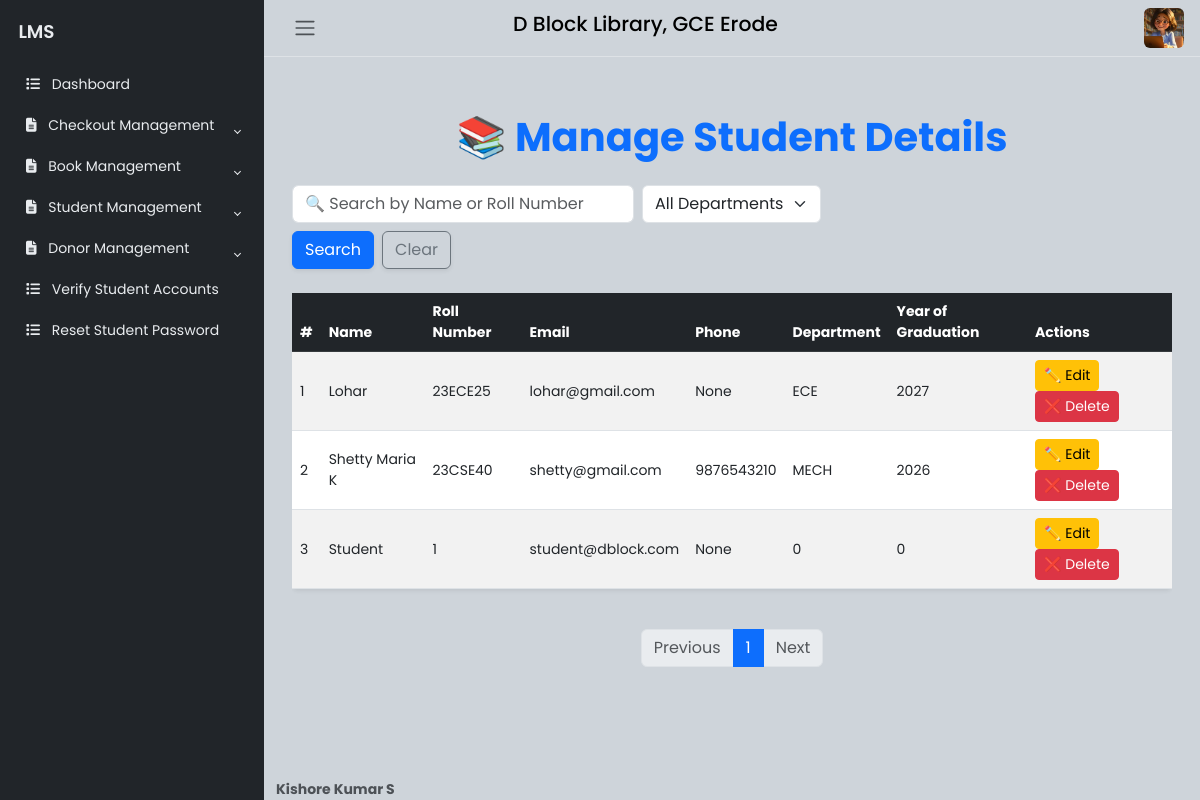
The page /lib/editstudentsdetails (signed in) on the database its author committed.
### website/models.py (models this page shows, shortened)
class User(db.Model, UserMixin):
    __tablename__ = 'user'
    id = Column(Integer, primary_key=True)
    email = Column(String(150), unique=True, nullable=False)
    role = Column(String(50), nullable=False)
    password = Column(String(150), nullable=False)
    name = Column(String(150), nullable=False)
    roll_number = Column(Integer, unique=True, nullable=True)
    phone_number = Column(String(20), nullable=True)
    department = Column(String(150), nullable=True)
    year_of_graduation = Column(Integer, nullable=True)
    is_verified = Column(Boolean, default=False)
    created_at = Column(DateTime, default=lambda: datetime.now(timezone.utc), nullable=True)
    verified_at = Column(DateTime, nullable=True)
    rejected_at = Column(DateTime, nullable=True)
    deleted = Column(Boolean, default=False)
    profile_picture_url = Column(String(255), nullable=True)
    books = relationship('Book', back_populates='student')
    borrowed_books = relationship('BorrowedBook', back_populates='student')

### website/lib.py (the view, shortened to what this page needs)
@lib.route('/editstudentsdetails', methods=['GET', 'POST'])
@login_required
def EditStudentsDetails():
    try:
        page = request.args.get('page', 1, type=int)
        per_page = 10
        search_query = request.args.get('search', '').strip()
        dept_filter = request.args.get('dept', '')
        query = User.query.filter_by(role='Student')
        if search_query:
            query = query.filter(
                User.name.ilike(f"%{search_query}%") |
                User.roll_number.ilike(f"%{search_query}%")
            )
            print(f"🟢 [DEBUG] Search Query: {search_query}")
        if dept_filter:
            query = query.filter(User.department == dept_filter)
            print(f"🟢 [DEBUG] Department Filter: {dept_filter}")
        query = query.order_by(User.name.asc())
        students = query.paginate(page=page, per_page=per_page)
        print(f"🟢 [DEBUG] Total Students Found: {students.total}")
        return render_template(
            'EditStudents.html',
            students=students.items,
            pagination=students,  # The correct pagination object
            search_query=search_query,
            dept_filter=dept_filter
        )
    except Exception as e:
        flash(f"🚨 Error: {str(e)}", "error")
        print(f"🔴 [ERROR] {str(e)}")
        return redirect(url_for('lib.EditStudentsDetails'))

### website/templates/EditStudents.html (shortened to what this page needs)
{% extends "LibrarianHome.html" %}
{% block libcontent %}
<div class="container my-5" id="editStudentsContent">
    <h2 class="text-center mb-4 display-6 fw-bold text-primary">📚 Manage Student Details</h2>
    <div class="row mb-4 justify-content-between align-items-center">
        <div class="col-lg-8">
            <form method="GET" class="row row-cols-lg-auto g-2 align-items-center">
                <div class="col">
                    <input type="text" class="form-control" name="search" placeholder="🔍 Search by Name or Roll Number" value="{{ search_query }}">
                </div>
                <div class="col">
                    <select class="form-select" name="dept">
                        <option value="">All Departments</option>
                    </select>
                </div>
                <div class="col">
                    <button type="submit" class="btn btn-primary shadow-sm"> Search</button>
                </div>
                <div class="col">
                    <a href="{{ url_for('lib.EditStudentsDetails') }}" class="btn btn-outline-secondary shadow-sm">Clear</a>
                </div>
            </form>
        </div>
    </div>
    <div class="table-responsive">
        <table class="table table-striped table-hover align-middle shadow-sm rounded">
            <thead class="table-dark">
                <tr>
                    <th>#</th>
                    <th>Name</th>
                    <th>Roll Number</th>
                    <th>Email</th>
                    <th>Phone</th>
                    <th>Department</th>
                    <th>Year of Graduation</th>
                    <th>Actions</th>
                </tr>
            </thead>
            <tbody>
                {% for student in students %}
                <tr class="student-row">
                    <td>{{ loop.index }}</td>
                    <td>{{ student.name }}</td>
                    <td>{{ student.roll_number }}</td>
                    <td>{{ student.email }}</td>
                    <td>{{ student.phone_number }}</td>
                    <td>{{ student.department }}</td>
                    <td>{{ student.year_of_graduation }}</td>
                    <td>
                        <button class="btn btn-sm btn-warning" data-bs-toggle="modal" data-bs-target="#editModal{{ student.id }}">
                            ✏️ Edit
                        </button>
                        <button class="btn btn-sm btn-danger" data-bs-toggle="modal" data-bs-target="#deleteModal{{ student.id }}">
                            ❌ Delete
                        </button>
                    </td>
                </tr>
                {% endfor %}
            </tbody>
        </table>
    </div>
<div class="d-flex justify-content-center mt-4">
    <ul class="pagination">
        {% if pagination.has_prev %}
            <li class="page-item">
                <a class="page-link" href="?page={{ pagination.prev_num }}&search={{ search_query }}&dept={{ dept_filter }}">Previous</a>
            </li>
        {% else %}
            <li class="page-item disabled"><span class="page-link">Previous</span></li>
        {% endif %}
        {% for page in pagination.iter_pages() %}
            {% if page %}
                <li class="page-item {% if page == pagination.page %}active{% endif %}">
                    <a class="page-link" href="?page={{ page }}&search={{ search_query }}&dept={{ dept_filter }}">{{ page }}</a>
                </li>
            {% else %}
                <li class="page-item disabled"><span class="page-link">...</span></li>
            {% endif %}
        {% endfor %}
        {% if pagination.has_next %}
            <li class="page-item">
                <a class="page-link" href="?page={{ pagination.next_num }}&search={{ search_query }}&dept={{ dept_filter }}">Next</a>
            </li>
        {% else %}
            <li class="page-item disabled"><span class="page-link">Next</span></li>
        {% endif %}
    </ul>
</div>
</div>
{% endblock %}

### website/static/css/BaseFormat.css (style rules this page uses)
body { font-family: 'Poppins', sans-serif; font-size: 0.875rem; opacity: 1; overflow-y: scroll; margin: 0; }
a { cursor: pointer; text-decoration: none; font-family: 'Poppins', sans-serif; }
li { list-style: none; }

### rows shown on the page
User: name "Lohar", roll_number "23ECE25", email "lohar@gmail.com", phone_number "None", department "ECE", year_of_graduation "2027"
User: name "Shetty Maria K", roll_number "23CSE40", email "shetty@gmail.com", phone_number "9876543210", department "MECH", year_of_graduation "2026"
User: name "Student", roll_number "1", email "student@dblock.com", phone_number "None", department "0", year_of_graduation "0"

### other values the page prints
{{ page }} "1"
